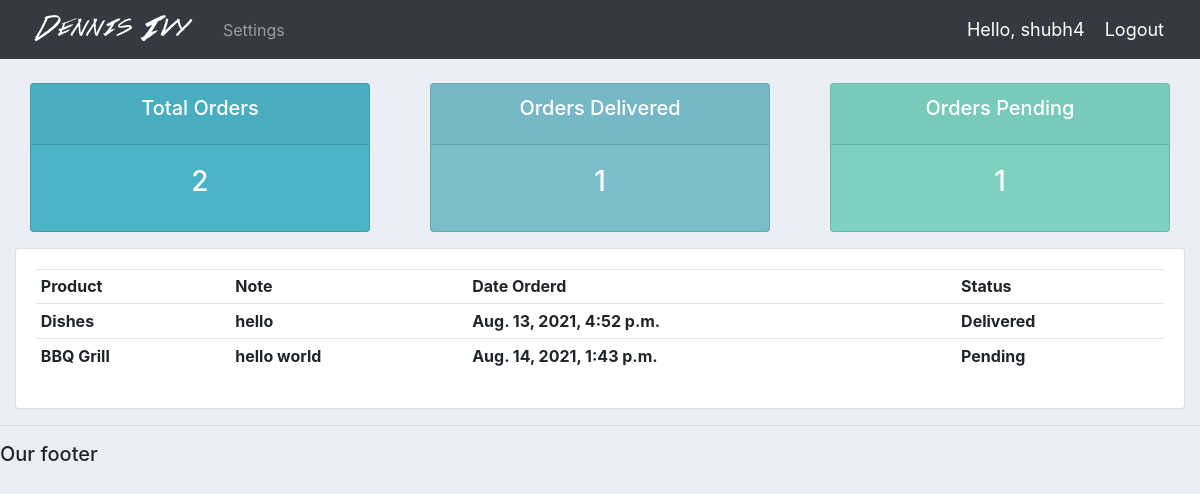
The app's page /user/ (signed in) with its own data.
### accounts/models.py (models this page shows)
class Order(models.Model):
    STATUS = (
        ('Pending','Pending'),
        ('Out for delivery','Out for delivery'),
        ('Delivered','Delivered'),
    )
    date_created = models.DateTimeField(auto_now_add=True)
    product = models.ForeignKey(Product,null=True,on_delete=models.SET_NULL)
    customer = models.ForeignKey(Customer,null=True, on_delete=models.SET_NULL)
    status = models.CharField(max_length=200, null=True, choices=STATUS)
    note = models.CharField(max_length=1000,null=True)
    def __str__(self):
        return self.product.name

class Product(models.Model):
    CATEGORY = (
        ('Indoor','Indoor'),
        ('Out door','Out door'),
    )
    name = models.CharField(max_length=200, null=True)
    price = models.FloatField(null=True)
    category = models.CharField(max_length=200, null=True, choices=CATEGORY)
    description = models.CharField(max_length=200, null=True,blank=True)
    date_created = models.DateTimeField(auto_now_add=True)
    tags = models.ManyToManyField(Tag)
    def __str__(self):
        return self.name

### accounts/decorators.py (the view)
        def wrapper_func(request,*args, **kwargs):
            group = None
            if request.user.groups.exists():
                group = request.user.groups.all()[0].name
            if group in allowed_roles:
                return view_func(request,*args, **kwargs)
            else:
                return HttpResponse('You are not authorized to view this page')

### accounts/views.py (called while the page is built)
@login_required(login_url='login')
@allowed_users(allowed_roles=['customer'])
def userPage(request):
    orders = request.user.customer.order_set.all()
    total_orders = orders.count()
    delivered = orders.filter(status='Delivered').count()
    pending = orders.filter(status='Pending').count()
    print('orders:',orders)
    context={'orders':orders,'total_orders':total_orders,
    'delivered':delivered,'pending':pending}
    return render(request,'accounts/user.html',context)

### accounts/templates/accounts/user.html
{%  extends 'accounts/main.html' %}
{% block content %}
{%  include 'accounts/status.html' %}
<div class="row">
	<div class="col-md">
		<div class="card card-body">
			<table class="table table-sm">
				<tr>
					<th>Product</th>
					<th>Note</th>
					<th>Date Orderd</th>
					<th>Status</th>
				</tr>
				{% for order in orders %}
				<tr>
					<th>{{order.product}}</th>
					<th>{{order.note}}</th>
					<th>{{order.date_created}}</th>
					<th>{{order.status}}</th>
				</tr>
				{% endfor %}
			</table>
		</div>
	</div>
</div>
{% endblock content %}

### accounts/templates/accounts/navbar.html (shortened to what this page needs)
{% load static %}
<nav class="navbar navbar-expand-lg navbar-dark bg-dark">
 <img src="{% static 'images/logo.png' %}">
  <div class="collapse navbar-collapse" id="navbarNav">
    <ul class="navbar-nav">
      {% if request.user.is_staff %}
      <li class="nav-item active">
        <a class="nav-link" href="{% url 'home' %}">Dashboard</a>
      </li>
      <li class="nav-item">
        <a class="nav-link" href="{% url 'products' %}">Products</a>
      </li>
      {% else %}
      <li class="nav-item">
        <a class="nav-link" href="{% url 'account' %}">Settings</a>
      </li>
      {% endif %}
    </ul>
  </div>
  <span class="hello-msg">Hello, {{request.user}}</span>
  <span ><a  class="hello-msg" href="{% url 'logout' %}">Logout</a></span>
</nav>

### static/css/main.css (style rules this page uses)
body { background-color: #ebeff5; }

### accounts/templates/accounts/navbar.html (style rules this page uses)
.hello-msg { font-size: 18px; color: #fff; margin-right: 20px; }

### records on screen
Order: product "Dishes", note "hello", date_created "Aug. 13, 2021, 4:52 p.m.", status "Delivered"
Order: product "BBQ Grill", note "hello world", date_created "Aug. 14, 2021, 1:43 p.m.", status "Pending"

### other values on screen
{{ request.user }} "shubh4"
{{ total_orders }} "2"
{{ delivered }} "1"
{{ pending }} "1"
